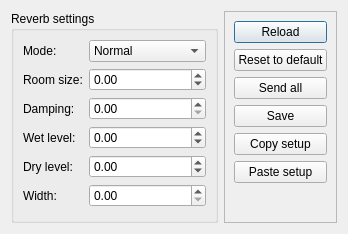
<?xml version="1.0" encoding="UTF-8"?>
<ui version="4.0">
 <class>ReverbTune</class>
 <widget class="QDialog" name="ReverbTune">
  <property name="geometry">
   <rect>
    <x>0</x>
    <y>0</y>
    <width>348</width>
    <height>234</height>
   </rect>
  </property>
  <property name="windowTitle">
   <string>Reverb tuner</string>
  </property>
  <layout class="QGridLayout" name="gridLayout_2">
   <item row="0" column="0">
    <widget class="QGroupBox" name="groupBox">
     <property name="title">
      <string>Reverb settings</string>
     </property>
     <layout class="QGridLayout" name="gridLayout" columnstretch="0,1000">
      <item row="1" column="1">
       <widget class="QDoubleSpinBox" name="revRoomSize">
        <property name="minimum">
         <double>-99.989999999999995</double>
        </property>
        <property name="singleStep">
         <double>0.010000000000000</double>
        </property>
       </widget>
      </item>
      <item row="2" column="1">
       <widget class="QDoubleSpinBox" name="revDamping">
        <property name="maximum">
         <double>10.000000000000000</double>
        </property>
        <property name="singleStep">
         <double>0.010000000000000</double>
        </property>
       </widget>
      </item>
      <item row="3" column="0">
       <widget class="QLabel" name="we">
        <property name="text">
         <string>Wet level:</string>
        </property>
       </widget>
      </item>
      <item row="4" column="1">
       <widget class="QDoubleSpinBox" name="revDry">
        <property name="minimum">
         <double>-99.989999999999995</double>
        </property>
        <property name="singleStep">
         <double>0.010000000000000</double>
        </property>
       </widget>
      </item>
      <item row="3" column="1">
       <widget class="QDoubleSpinBox" name="revWet">
        <property name="minimum">
         <double>-99.989999999999995</double>
        </property>
        <property name="singleStep">
         <double>0.010000000000000</double>
        </property>
       </widget>
      </item>
      <item row="1" column="0">
       <widget class="QLabel" name="rsl">
        <property name="text">
         <string>Room size:</string>
        </property>
       </widget>
      </item>
      <item row="0" column="1">
       <widget class="QComboBox" name="revMode">
        <property name="currentIndex">
         <number>0</number>
        </property>
        <item>
         <property name="text">
          <string>Normal</string>
         </property>
        </item>
        <item>
         <property name="text">
          <string>Freezing</string>
         </property>
        </item>
       </widget>
      </item>
      <item row="0" column="0">
       <widget class="QLabel" name="mod">
        <property name="text">
         <string>Mode:</string>
        </property>
       </widget>
      </item>
      <item row="5" column="1">
       <widget class="QDoubleSpinBox" name="revWidth">
        <property name="maximum">
         <double>10.000000000000000</double>
        </property>
        <property name="singleStep">
         <double>0.010000000000000</double>
        </property>
       </widget>
      </item>
      <item row="4" column="0">
       <widget class="QLabel" name="dr">
        <property name="text">
         <string>Dry level:</string>
        </property>
       </widget>
      </item>
      <item row="2" column="0">
       <widget class="QLabel" name="da">
        <property name="text">
         <string>Damping:</string>
        </property>
       </widget>
      </item>
      <item row="5" column="0">
       <widget class="QLabel" name="wi">
        <property name="text">
         <string>Width:</string>
        </property>
       </widget>
      </item>
      <item row="6" column="1">
       <spacer name="verticalSpacer_2">
        <property name="orientation">
         <enum>Qt::Vertical</enum>
        </property>
        <property name="sizeHint" stdset="0">
         <size>
          <width>20</width>
          <height>40</height>
         </size>
        </property>
       </spacer>
      </item>
     </layout>
    </widget>
   </item>
   <item row="0" column="1">
    <widget class="QFrame" name="frame">
     <property name="frameShape">
      <enum>QFrame::StyledPanel</enum>
     </property>
     <property name="frameShadow">
      <enum>QFrame::Raised</enum>
     </property>
     <layout class="QVBoxLayout" name="verticalLayout">
      <item>
       <widget class="QPushButton" name="reverb_reload">
        <property name="text">
         <string>Reload</string>
        </property>
       </widget>
      </item>
      <item>
       <widget class="QPushButton" name="reset">
        <property name="text">
         <string>Reset to default</string>
        </property>
       </widget>
      </item>
      <item>
       <widget class="QPushButton" name="sendAll">
        <property name="text">
         <string>Send all</string>
        </property>
       </widget>
      </item>
      <item>
       <widget class="QPushButton" name="save">
        <property name="text">
         <string>Save</string>
        </property>
       </widget>
      </item>
      <item>
       <widget class="QPushButton" name="copySetup">
        <property name="text">
         <string>Copy setup</string>
        </property>
       </widget>
      </item>
      <item>
       <widget class="QPushButton" name="pasteSetup">
        <property name="text">
         <string>Paste setup</string>
        </property>
       </widget>
      </item>
      <item>
       <spacer name="verticalSpacer">
        <property name="orientation">
         <enum>Qt::Vertical</enum>
        </property>
        <property name="sizeHint" stdset="0">
         <size>
          <width>20</width>
          <height>40</height>
         </size>
        </property>
       </spacer>
      </item>
     </layout>
    </widget>
   </item>
  </layout>
 </widget>
 <resources/>
 <connections/>
</ui>
